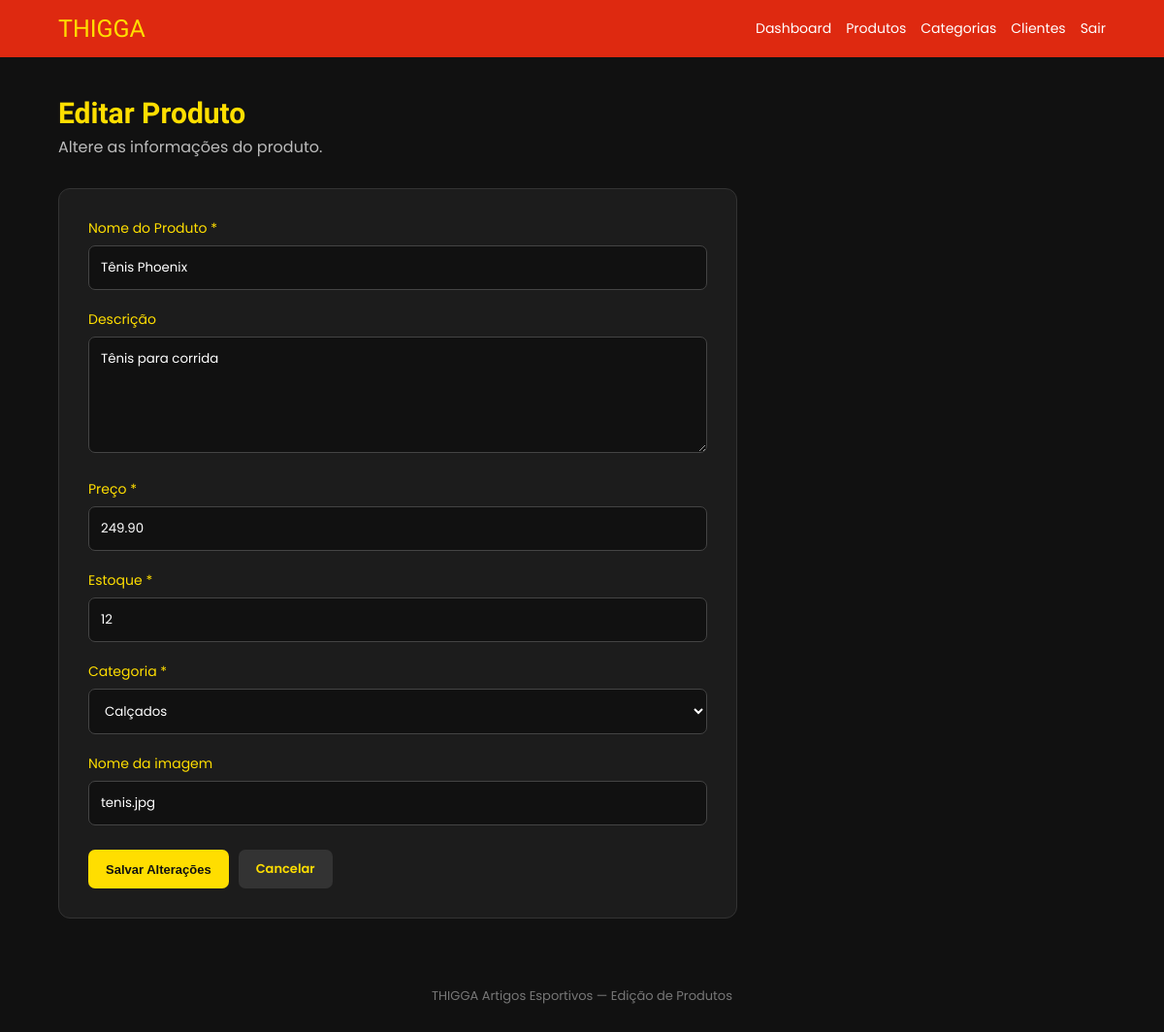
/admin/produtos/editar.php?id=2 (signed in), run on the app's committed database.
### tables this page shows
CREATE TABLE produtos (
    id INT AUTO_INCREMENT PRIMARY KEY,
    nome VARCHAR(120) NOT NULL,
    descricao TEXT,
    preco DECIMAL(10,2) NOT NULL,
    estoque INT NOT NULL,
    imagem VARCHAR(255),
    categoria_id INT,
    FOREIGN KEY (categoria_id)
        REFERENCES categorias(id)
        ON DELETE SET NULL
);

CREATE TABLE categorias (
    id INT AUTO_INCREMENT PRIMARY KEY,
    nome VARCHAR(80) NOT NULL,
    descricao TEXT
);

### admin/produtos/editar.php (the view, shortened to what this page needs)
<?php
require_once "../../config/conexao.php";
$id = filter_input(
    INPUT_GET,
    "id",
    FILTER_VALIDATE_INT
);
$sql = "
    SELECT *
    FROM produtos
    WHERE id = :id
    LIMIT 1
";
$stmt = $pdo->prepare($sql);
$stmt->bindValue(":id", $id, PDO::PARAM_INT);
$stmt->execute();
$produto = $stmt->fetch(PDO::FETCH_ASSOC);
$sqlCategorias = "
    SELECT *
    FROM categorias
    ORDER BY nome ASC
";
$stmtCategorias = $pdo->query($sqlCategorias);
$categorias = $stmtCategorias->fetchAll(
    PDO::FETCH_ASSOC
);
?>
<!DOCTYPE html>
<html lang="pt-BR">
<head>
    <link
        rel="stylesheet"
        href="../../assets/css/admin.css"
    >
</head>
<body>
<header class="admin-header">
    <div class="admin-logo">
        THIGGA
    </div>
    <nav class="admin-menu">
        <a href="../dashboard.php">
            Dashboard
        </a>
        <a href="listar.php">
            Produtos
        </a>
        <a href="../categorias/listar.php">
            Categorias
        </a>
        <a href="../clientes/listar.php">
            Clientes
        </a>
        <a href="../logout.php">
            Sair
        </a>
    </nav>
</header>
<main class="admin-container">
    <div class="admin-titulo">
        <h1>
            Editar Produto
        </h1>
        <p>
            Altere as informações do produto.
        </p>
    </div>
    <form
        action="atualizar.php"
        method="POST"
        class="form-admin"
    >
        <div class="form-grupo">
            <label for="nome">
                Nome do Produto *
            </label>
            <input
                type="text"
                id="nome"
                name="nome"
                value="<?php echo htmlspecialchars($produto['nome']); ?>"
                required
            >
        </div>
        <div class="form-grupo">
            <label for="descricao">
                Descrição
            </label>
            <textarea
                id="descricao"
                name="descricao"
            ><?php echo htmlspecialchars($produto['descricao'] ?? ''); ?></textarea>
        </div>
        <div class="form-grupo">
            <label for="preco">
                Preço *
            </label>
            <input
                type="number"
                id="preco"
                name="preco"
                value="<?php echo $produto['preco']; ?>"
                step="0.01"
                min="0"
                required
            >
        </div>
        <div class="form-grupo">
            <label for="estoque">
                Estoque *
            </label>
            <input
                type="number"
                id="estoque"
                name="estoque"
                value="<?php echo $produto['estoque']; ?>"
                min="0"
                required
            >
        </div>
        <div class="form-grupo">
            <label for="categoria_id">
                Categoria *
            </label>
            <select
                id="categoria_id"
                name="categoria_id"
                required
            >
                <?php foreach ($categorias as $categoria): ?>
                    <option
                        value="<?php echo $categoria['id']; ?>"
                        <?php
                        if (
                            $categoria['id']
                            == $produto['categoria_id']
                        ) {
                            echo "selected";
                        }
                        ?>
                    >
                        <?php
                        echo htmlspecialchars(
                            $categoria['nome']
                        );
                        ?>
                    </option>
                <?php endforeach; ?>
            </select>
        </div>
        <div class="form-grupo">
            <label for="imagem">
                Nome da imagem
            </label>
            <input
                type="text"
                id="imagem"
                name="imagem"
                value="<?php echo htmlspecialchars($produto['imagem'] ?? ''); ?>"
                placeholder="Ex: camiseta.jpg"
            >
        </div>
        <div
            style="
                display:flex;
                gap:10px;
                flex-wrap:wrap;
                margin-top:25px;
            "
        >
            <button
                type="submit"
                class="btn-admin btn-novo"
                style="border:none; cursor:pointer;"
            >
                Salvar Alterações
            </button>
            <a
                href="listar.php"
                class="btn-admin btn-editar"
            >
                Cancelar
            </a>
        </div>
    </form>
</main>
<footer class="admin-footer">
    THIGGA Artigos Esportivos —
    Edição de Produtos
</footer>
</body>
</html>

### assets/css/admin.css (style rules this page uses)
* { margin: 0; padding: 0; box-sizing: border-box; }
body { font-family: 'Poppins', sans-serif; background: #111111; color: #ffffff; }
.admin-header { background: #DE2910; padding: 15px 5%; display: flex; justify-content: space-between; align-items: center; gap: 20px; }
.admin-logo { font-family: 'Orbitron', sans-serif; color: #FFDE00; font-size: 25px; }
.admin-menu { display: flex; align-items: center; gap: 15px; }
.admin-menu a { color: #ffffff; text-decoration: none; font-size: 14px; transition: 0.3s; }
.admin-container { width: 90%; max-width: 1200px; margin: 40px auto; }
.admin-titulo { margin-bottom: 30px; }
.admin-titulo h1 { font-family: 'Orbitron', sans-serif; color: #FFDE00; font-size: 30px; }
.admin-titulo p { color: #bbbbbb; margin-top: 5px; }
.btn-admin { display: inline-block; padding: 10px 18px; border-radius: 7px; text-decoration: none; font-size: 13px; font-weight: 600; transition: 0.3s; }
.btn-novo { background: #FFDE00; color: #111111; }
.btn-editar { background: #333333; color: #FFDE00; }
.form-admin { max-width: 700px; background: #1c1c1c; padding: 30px; border-radius: 12px; border: 1px solid #333; }
.form-grupo { margin-bottom: 20px; }
.form-grupo label { display: block; margin-bottom: 7px; color: #FFDE00; font-size: 14px; }
.form-grupo input, .form-grupo textarea, .form-grupo select { width: 100%; padding: 12px; background: #111111; color: #ffffff; border: 1px solid #444; border-radius: 7px; font-family: 'Poppins', sans-serif; outline: none; }
.form-grupo textarea { min-height: 120px; resize: vertical; }
.admin-footer { text-align: center; padding: 30px 15px; color: #777777; font-size: 13px; }

### data on the page
produtos: nome "Tênis Phoenix", descricao "Tênis para corrida", preco "249.90", estoque "12", categoria_id "Calçados", imagem "tenis.jpg"
